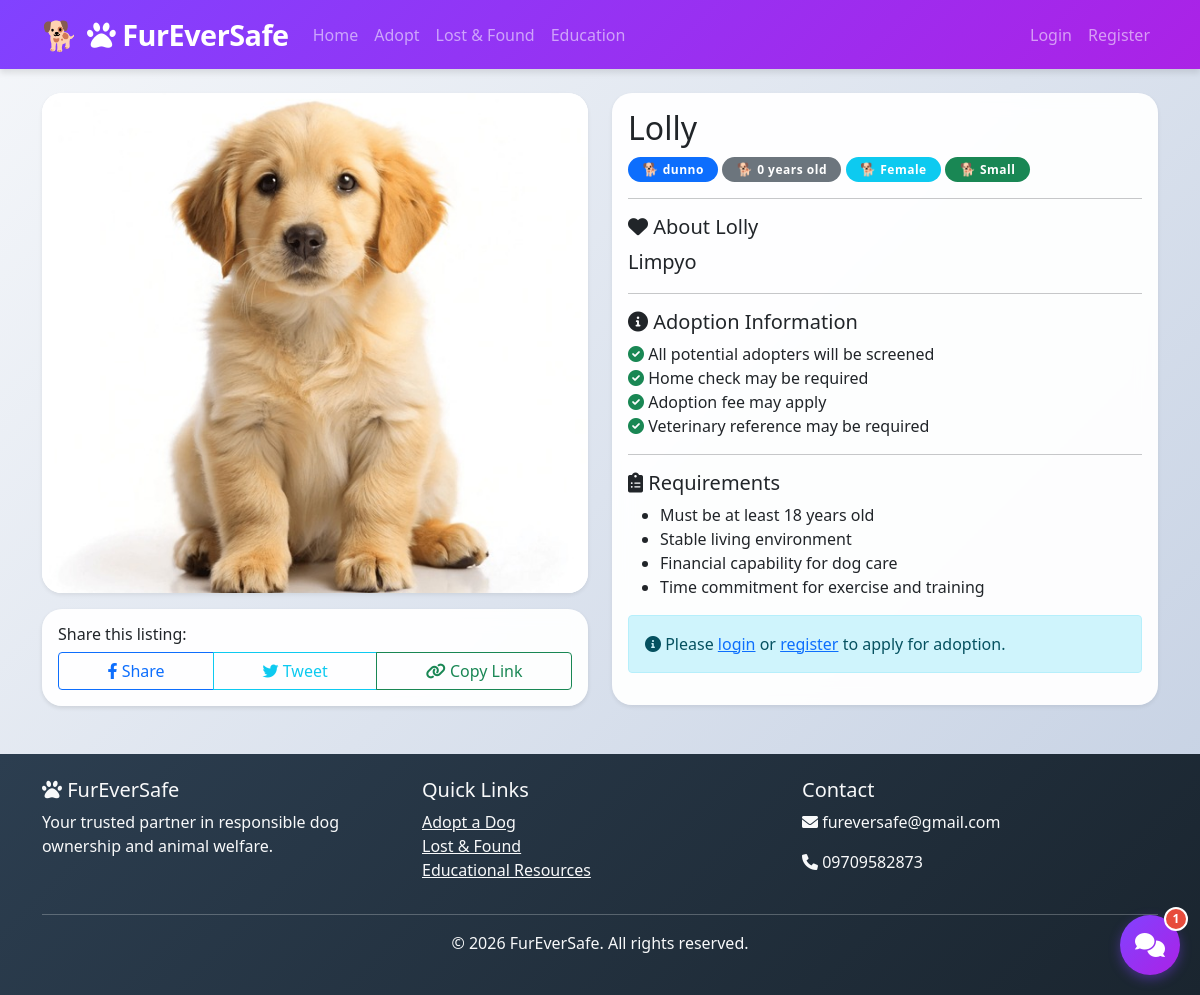
Page /adoption/3 on the committed database.
### models.py (models this page shows)
class AdoptionListing(db.Model):
    id = db.Column(db.Integer, primary_key=True)
    shelter_id = db.Column(db.Integer, db.ForeignKey('user.id'), nullable=False)
    dog_name = db.Column(db.String(100), nullable=False)
    breed = db.Column(db.String(100))
    age = db.Column(db.Integer)
    gender = db.Column(db.String(20))
    size = db.Column(db.String(50))
    description = db.Column(db.Text)
    photo = db.Column(db.String(200))
    status = db.Column(db.String(50), default='available')  # available, pending, adopted
    created_at = db.Column(db.DateTime, default=datetime.utcnow)
    applications = db.relationship('AdoptionApplication', backref='listing', lazy=True, cascade='all, delete-orphan')

### app.py (the view)
@app.route('/adoption/<int:listing_id>')
def view_adoption_listing(listing_id):
    listing = AdoptionListing.query.get_or_404(listing_id)
    return render_template('adoption/details.html', listing=listing)

### templates/adoption/details.html (shortened to what this page needs)
{% extends "base.html" %}
{% block content %}
<div class="container mt-4">
    <div class="row">
        <div class="col-md-6">
            <div class="card shadow-sm">
                {% if listing.photo %}
                <img src="{{ url_for('static', filename='uploads/' + listing.photo) }}"
                     class="card-img-top"
                     alt="{{ listing.dog_name }}"
                     style="max-height: 500px; object-fit: cover;">
                {% else %}
                <img src="https://via.placeholder.com/600x400?text={{ listing.dog_name }}"
                     class="card-img-top"
                     alt="{{ listing.dog_name }}">
                {% endif %}
            </div>
            <div class="card mt-3">
                <div class="card-body">
                    <h6>Share this listing:</h6>
                    <div class="btn-group w-100">
                        <button class="btn btn-outline-primary" onclick="shareOnFacebook()">
                            <i class="fab fa-facebook-f"></i> Share
                        </button>
                        <button class="btn btn-outline-info" onclick="shareOnTwitter()">
                            <i class="fab fa-twitter"></i> Tweet
                        </button>
                        <button class="btn btn-outline-success" onclick="copyLink()">
                            <i class="fas fa-link"></i> Copy Link
                        </button>
                    </div>
                </div>
            </div>
        </div>
        <div class="col-md-6">
            <div class="card shadow-sm">
                <div class="card-body">
                    <h2>{{ listing.dog_name }}</h2>
                    <div class="mb-3">
                        <span class="badge bg-primary">{{ listing.breed }}</span>
                        <span class="badge bg-secondary">{{ listing.age }} years old</span>
                        <span class="badge bg-info">{{ listing.gender|capitalize }}</span>
                        <span class="badge bg-success">{{ listing.size|capitalize }}</span>
                    </div>
                    <hr>
                    <h5><i class="fas fa-heart"></i> About {{ listing.dog_name }}</h5>
                    <p class="lead">{{ listing.description }}</p>
                    <hr>
                    <h5><i class="fas fa-info-circle"></i> Adoption Information</h5>
                    <ul class="list-unstyled">
                        <li><i class="fas fa-check-circle text-success"></i> All potential adopters will be screened</li>
                        <li><i class="fas fa-check-circle text-success"></i> Home check may be required</li>
                        <li><i class="fas fa-check-circle text-success"></i> Adoption fee may apply</li>
                        <li><i class="fas fa-check-circle text-success"></i> Veterinary reference may be required</li>
                    </ul>
                    <hr>
                    <h5><i class="fas fa-clipboard-list"></i> Requirements</h5>
                    <ul>
                        <li>Must be at least 18 years old</li>
                        <li>Stable living environment</li>
                        <li>Financial capability for dog care</li>
                        <li>Time commitment for exercise and training</li>
                    </ul>
                    {% if listing.status == 'available' %}
                        {% if current_user.is_authenticated %}
                            <a href="{{ url_for('apply_for_adoption', listing_id=listing.id) }}" class="btn btn-success btn-lg w-100 mt-3">
                                <i class="fas fa-paw"></i> Apply for Adoption
                            </a>
                        {% else %}
                            <div class="alert alert-info mt-3">
                                <i class="fas fa-info-circle"></i>
                                Please <a href="{{ url_for('login') }}">login</a> or <a href="{{ url_for('register') }}">register</a> to apply for adoption.
                            </div>
                        {% endif %}
                    {% elif listing.status == 'pending' %}
                        <div class="alert alert-warning mt-3">
                            <i class="fas fa-clock"></i>
                            This dog is currently pending adoption.
                        </div>
                    {% else %}
                        <div class="alert alert-secondary mt-3">
                            <i class="fas fa-home"></i>
                            This dog has found their forever home!
                        </div>
                    {% endif %}
                </div>
            </div>
        </div>
    </div>
</div>
{% endblock %}

### static/css/style.css (style rules this page uses)
:root { --primary-color: #8142ff; --primary-dark: #ab22e6; --primary-light: #FFB366; --secondary-color: #4A90E2; --success-color: #2ECC71; --danger-color: #E74C3C; --warning-color: #F39C12; --info-color: #3498DB; --dark-color: #2C3E50; --light-color: #ECF0F1; --gray-color: #95A5A6; --shadow-sm: 0 2px 4px rgba(0,0,0,0.1); --shadow-md: 0 4px 6px rgba(0,0,0,0.1); --shadow-lg: 0 10px 15px rgba(0,0,0,0.1); --shadow-xl: 0 20px 25px -5px rgba(0,0,0,0.1); }
* { margin: 0; padding: 0; box-sizing: border-box; }
body { font-family: 'Poppins', 'Segoe UI', Tahoma, Geneva, Verdana, sans-serif; background: linear-gradient(135deg, #f5f7fa 0%, #c3cfe2 100%); min-height: 100vh; display: flex; flex-direction: column; position: relative; }
.card { background: rgba(255, 255, 255, 0.95); backdrop-filter: blur(10px); border: none; border-radius: 20px; transition: all 0.3s cubic-bezier(0.4, 0, 0.2, 1); box-shadow: var(--shadow-sm); overflow: hidden; position: relative; }
.badge { padding: 0.5em 1.2em; font-size: 0.75rem; font-weight: 600; border-radius: 50px; letter-spacing: 0.5px; transition: all 0.3s ease; }
.badge::before { content: '🐕 '; font-size: 0.8rem; }
html { scroll-behavior: smooth; }

### rows in the picture
AdoptionListing: photo (picture), dog_name "Lolly", breed "dunno", age "0", gender "Female", size "Small", description "Limpyo"
